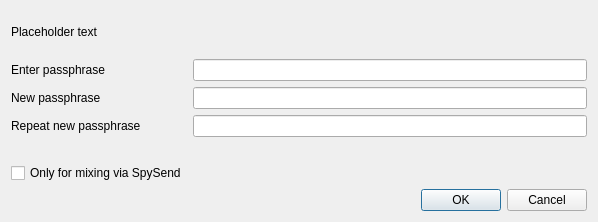
<?xml version="1.0" encoding="UTF-8"?>
<ui version="4.0">
 <class>AskPassphraseDialog</class>
 <widget class="QDialog" name="AskPassphraseDialog">
  <property name="geometry">
   <rect>
    <x>0</x>
    <y>0</y>
    <width>598</width>
    <height>222</height>
   </rect>
  </property>
  <property name="sizePolicy">
   <sizepolicy hsizetype="Preferred" vsizetype="Minimum">
    <horstretch>0</horstretch>
    <verstretch>0</verstretch>
   </sizepolicy>
  </property>
  <property name="minimumSize">
   <size>
    <width>550</width>
    <height>0</height>
   </size>
  </property>
  <property name="windowTitle">
   <string>Passphrase Dialog</string>
  </property>
  <layout class="QVBoxLayout" name="verticalLayout">
   <property name="sizeConstraint">
    <enum>QLayout::SetMinimumSize</enum>
   </property>
   <item>
    <widget class="QLabel" name="warningLabel">
     <property name="text">
      <string notr="true">Placeholder text</string>
     </property>
     <property name="textFormat">
      <enum>Qt::RichText</enum>
     </property>
     <property name="wordWrap">
      <bool>true</bool>
     </property>
    </widget>
   </item>
   <item>
    <layout class="QFormLayout" name="formLayout">
     <property name="sizeConstraint">
      <enum>QLayout::SetMinimumSize</enum>
     </property>
     <property name="fieldGrowthPolicy">
      <enum>QFormLayout::AllNonFixedFieldsGrow</enum>
     </property>
     <item row="0" column="0">
      <widget class="QLabel" name="passLabel1">
       <property name="text">
        <string>Enter passphrase</string>
       </property>
      </widget>
     </item>
     <item row="0" column="1">
      <widget class="QLineEdit" name="passEdit1">
       <property name="echoMode">
        <enum>QLineEdit::Password</enum>
       </property>
      </widget>
     </item>
     <item row="1" column="0">
      <widget class="QLabel" name="passLabel2">
       <property name="text">
        <string>New passphrase</string>
       </property>
      </widget>
     </item>
     <item row="1" column="1">
      <widget class="QLineEdit" name="passEdit2">
       <property name="echoMode">
        <enum>QLineEdit::Password</enum>
       </property>
      </widget>
     </item>
     <item row="2" column="0">
      <widget class="QLabel" name="passLabel3">
       <property name="text">
        <string>Repeat new passphrase</string>
       </property>
      </widget>
     </item>
     <item row="2" column="1">
      <widget class="QLineEdit" name="passEdit3">
       <property name="echoMode">
        <enum>QLineEdit::Password</enum>
       </property>
      </widget>
     </item>
     <item row="3" column="1">
      <widget class="QLabel" name="capsLabel">
       <property name="font">
        <font>
         <weight>75</weight>
         <bold>true</bold>
        </font>
       </property>
       <property name="text">
        <string/>
       </property>
       <property name="alignment">
        <set>Qt::AlignCenter</set>
       </property>
      </widget>
     </item>
     <item row="4" column="0">
      <widget class="QCheckBox" name="mixingOnlyCheckBox">
       <property name="enabled">
        <bool>true</bool>
       </property>
       <property name="toolTip">
        <string>Serves to disable the trivial sendmoney when OS account compromised. Provides no real security.</string>
       </property>
       <property name="text">
        <string>Only for mixing via SpySend</string>
       </property>
       <property name="visible">
        <bool>false</bool>
       </property>
      </widget>
     </item>
    </layout>
   </item>
   <item>
    <widget class="QDialogButtonBox" name="buttonBox">
     <property name="orientation">
      <enum>Qt::Horizontal</enum>
     </property>
     <property name="standardButtons">
      <set>QDialogButtonBox::Cancel|QDialogButtonBox::Ok</set>
     </property>
    </widget>
   </item>
  </layout>
 </widget>
 <resources/>
 <connections>
  <connection>
   <sender>buttonBox</sender>
   <signal>accepted()</signal>
   <receiver>AskPassphraseDialog</receiver>
   <slot>accept()</slot>
   <hints>
    <hint type="sourcelabel">
     <x>20</x>
     <y>20</y>
    </hint>
    <hint type="destinationlabel">
     <x>20</x>
     <y>20</y>
    </hint>
   </hints>
  </connection>
  <connection>
   <sender>buttonBox</sender>
   <signal>rejected()</signal>
   <receiver>AskPassphraseDialog</receiver>
   <slot>reject()</slot>
   <hints>
    <hint type="sourcelabel">
     <x>20</x>
     <y>20</y>
    </hint>
    <hint type="destinationlabel">
     <x>20</x>
     <y>20</y>
    </hint>
   </hints>
  </connection>
 </connections>
</ui>
